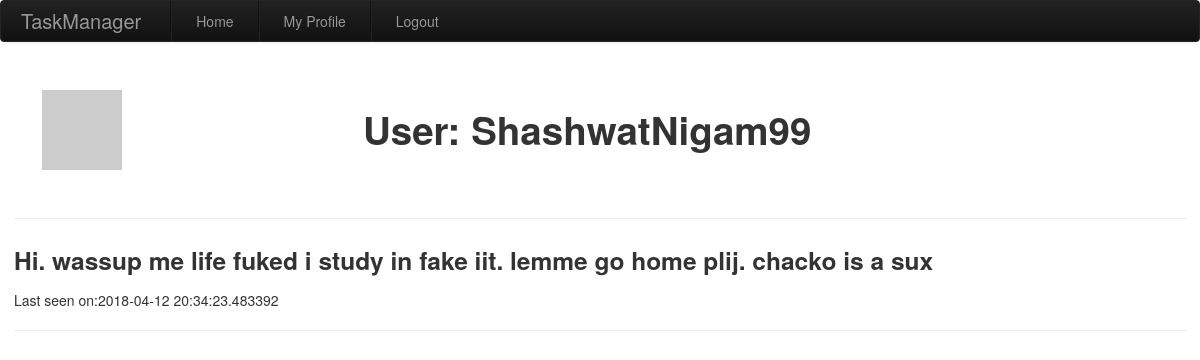
Screenshot of /user/ShashwatNigam99/ (signed in) with the database file from the repository.
### app/models.py (models this page shows, shortened)
class User(UserMixin, db.Model):
    id = db.Column(db.Integer, primary_key=True)
    name = db.Column(db.String(64), nullable=False)
    username = db.Column(db.String(64), index=True,
                         unique=True, nullable=False)
    password_hash = db.Column(db.String(128), nullable=False)
    email = db.Column(db.String(150), index=True, unique=True, nullable=False)
    about_me = db.Column(db.String(150))
    last_seen = db.Column(db.DateTime, default=datetime.utcnow)
    def avatar(self, size):
        digest = md5(self.email.lower().encode('utf-8')).hexdigest()
        return 'https://www.gravatar.com/avatar/{}?d=identicon&s={}'.format(digest, size)

### app/routes.py (the view)
@app.route('/user/<username>/')
@login_required
def user(username):
    user = User.query.filter_by(username=username).first_or_404()
    return render_template('user.html', user=user)

### app/models.py (called while the page is built)
@login.user_loader
def load_user(id):
    return User.query.get(int(id))

### app/routes.py (called while the page is built)
@app.before_request
def before_request():
    if current_user.is_authenticated:
        current_user.last_seen = datetime.utcnow()
        db.session.commit()

### app/templates/user.html (shortened to what this page needs)
{% extends "base.html" %}
{% block content %}
<div class="flex-container">
  <div class="flex-row-item-img">
    <img class="profile-pic" src= "{{ user.avatar(128) }}">
  </div>
  <div class="flex-row-item-txt">
    <h1>User: {{ user.username }}</h1>
  </div>
</div>
  <hr>
{% if user.about_me %}<p><h3>{{ user.about_me }}</h3></p>{% endif %}
{% if user.last_seen %}<p>Last seen on:{{ user.last_seen }}</p>{%endif%}
<hr>
{% endblock %}

### app/static/css/style.css (style rules this page uses)
.flex-container { display:flex; align-items: center; }
.flex-row-item-img { align-content: center; padding : 1em; margin: 1em; flex:1; }
.flex-row-item-txt { align-content: center; padding : 1em; margin: 1em; flex:3; }

### rows the page displays
User: username "ShashwatNigam99", about_me "Hi. wassup me life fuked i study in fake iit. lemme go home plij. chacko is a sux", last_seen "2018-04-12 20:34:23.483392"
